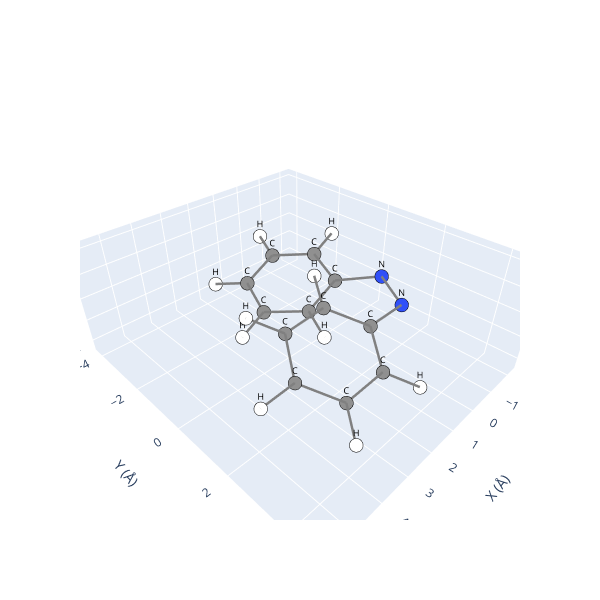

Write notebook code for a chart like this one.
### Code cell
# The create_cis() method automatically resolves steric clashes when rotating 
# to a specific angle, defined by the 'target_deg' parameter.

# We recommend using this function for geometries prone to collisions (steric hindrance),
# as it automatically adjusts adjacent rings to achieve a valid, clash-free conformation.
azo_sys.create_cis(target_deg=30, overwrite=True).view()

### Figure 1 — Plotly figure (JSON) as saved in the notebook; plotly's stock layout.template omitted (floating-point values rounded to 4 significant figures)
{"data": [{"hoverinfo": "text", "marker": {"color": ["#909090", "#909090", "#909090", "#909090", "#909090", "#909090", "#3050F8", "#3050F8", "#909090", "#909090", "#909090", "#909090", "#909090", "#909090", "#FFFFFF", "#FFFFFF", "#FFFFFF", "#FFFFFF", "#FFFFFF", "#FFFFFF", "#FFFFFF", "#FFFFFF", "#FFFFFF", "#FFFFFF"], "line": {"color": "black", "width": 1}, "size": 8}, "mode": "markers", "showlegend": false, "text": ["C", "C", "C", "C", "C", "C", "N", "N", "C", "C", "C", "C", "C", "C", "H", "H", "H", "H", "H", "H", "H", "H", "H", "H"], "type": "scatter3d", "x": [0.0, -0.4647, 0.3139, 1.553, 2.023, 1.255, -0.8036, -0.2927, 1.12, 1.78, 3.171, 3.927, 3.291, 1.896, -1.441, -0.04568, 2.153, 2.99, 1.66, 1.202, 3.659, 5.01, 3.879, 1.413], "y": [0.0, -1.293, -2.427, -2.292, -1.024, 0.1074, 1.108, 2.207, 2.207, 3.171, 3.146, 2.176, 1.213, 1.222, -1.421, -3.415, -3.171, -0.9089, 1.085, 3.942, 3.878, 2.164, 0.4434, 0.4374], "z": [0.0, 0.2943, 0.02114, -0.597, -0.926, -0.6225, 0.3884, 0.07646, 0.07646, -0.7001, -0.8582, -0.2096, 0.5726, 0.7015, 0.7525, 0.2999, -0.8227, -1.406, -0.873, -1.202, -1.498, -0.3185, 1.066, 1.279]}, {"hoverinfo": "none", "mode": "text", "showlegend": false, "text": ["C", "C", "C", "C", "C", "C", "N", "N", "C", "C", "C", "C", "C", "C", "H", "H", "H", "H", "H", "H", "H", "H", "H", "H"], "textfont": {"color": "black", "size": 9}, "type": "scatter3d", "x": [0.0, -0.4647, 0.3139, 1.553, 2.023, 1.255, -0.8036, -0.2927, 1.12, 1.78, 3.171, 3.927, 3.291, 1.896, -1.441, -0.04568, 2.153, 2.99, 1.66, 1.202, 3.659, 5.01, 3.879, 1.413], "y": [0.0, -1.293, -2.427, -2.292, -1.024, 0.1074, 1.108, 2.207, 2.207, 3.171, 3.146, 2.176, 1.213, 1.222, -1.421, -3.415, -3.171, -0.9089, 1.085, 3.942, 3.878, 2.164, 0.4434, 0.4374], "z": [0.0, 0.2943, 0.02114, -0.597, -0.926, -0.6225, 0.3884, 0.07646, 0.07646, -0.7001, -0.8582, -0.2096, 0.5726, 0.7015, 0.7525, 0.2999, -0.8227, -1.406, -0.873, -1.202, -1.498, -0.3185, 1.066, 1.279]}, {"hoverinfo": "none", "line": {"color": "gray", "width": 5}, "mode": "lines", "showlegend": false, "type": "scatter3d", "x": [1.553, 2.023], "y": [-2.292, -1.024], "z": [-0.597, -0.926]}, {"hoverinfo": "none", "line": {"color": "gray", "width": 5}, "mode": "lines", "showlegend": false, "type": "scatter3d", "x": [2.023, 1.553], "y": [-1.024, -2.292], "z": [-0.926, -0.597]}, {"hoverinfo": "none", "line": {"color": "gray", "width": 5}, "mode": "lines", "showlegend": false, "type": "scatter3d", "x": [-1.441, -0.4647], "y": [-1.421, -1.293], "z": [0.7525, 0.2943]}, {"hoverinfo": "none", "line": {"color": "gray", "width": 5}, "mode": "lines", "showlegend": false, "type": "scatter3d", "x": [1.255, 2.023], "y": [0.1074, -1.024], "z": [-0.6225, -0.926]}, {"hoverinfo": "none", "line": {"color": "gray", "width": 5}, "mode": "lines", "showlegend": false, "type": "scatter3d", "x": [3.291, 1.896], "y": [1.213, 1.222], "z": [0.5726, 0.7015]}, {"hoverinfo": "none", "line": {"color": "gray", "width": 5}, "mode": "lines", "showlegend": false, "type": "scatter3d", "x": [1.413, 1.896], "y": [0.4374, 1.222], "z": [1.279, 0.7015]}, {"hoverinfo": "none", "line": {"color": "gray", "width": 5}, "mode": "lines", "showlegend": false, "type": "scatter3d", "x": [1.553, 2.153], "y": [-2.292, -3.171], "z": [-0.597, -0.8227]}, {"hoverinfo": "none", "line": {"color": "gray", "width": 5}, "mode": "lines", "showlegend": false, "type": "scatter3d", "x": [3.291, 3.879], "y": [1.213, 0.4434], "z": [0.5726, 1.066]}, {"hoverinfo": "none", "line": {"color": "gray", "width": 5}, "mode": "lines", "showlegend": false, "type": "scatter3d", "x": [1.12, 1.78], "y": [2.207, 3.171], "z": [0.07646, -0.7001]}, {"hoverinfo": "none", "line": {"color": "gray", "width": 5}, "mode": "lines", "showlegend": false, "type": "scatter3d", "x": [1.202, 1.78], "y": [3.942, 3.171], "z": [-1.202, -0.7001]}, {"hoverinfo": "none", "line": {"color": "gray", "width": 5}, "mode": "lines", "showlegend": false, "type": "scatter3d", "x": [1.78, 1.12], "y": [3.171, 2.207], "z": [-0.7001, 0.07646]}, {"hoverinfo": "none", "line": {"color": "gray", "width": 5}, "mode": "lines", "showlegend": false, "type": "scatter3d", "x": [0, 1.255], "y": [0, 0.1074], "z": [0, -0.6225]}, {"hoverinfo": "none", "line": {"color": "gray", "width": 5}, "mode": "lines", "showlegend": false, "type": "scatter3d", "x": [-0.4647, 0], "y": [-1.293, 0], "z": [0.2943, 0]}, {"hoverinfo": "none", "line": {"color": "gray", "width": 5}, "mode": "lines", "showlegend": false, "type": "scatter3d", "x": [3.171, 1.78], "y": [3.146, 3.171], "z": [-0.8582, -0.7001]}, {"hoverinfo": "none", "line": {"color": "gray", "width": 5}, "mode": "lines", "showlegend": false, "type": "scatter3d", "x": [-0.04568, 0.3139], "y": [-3.415, -2.427], "z": [0.2999, 0.02114]}, {"hoverinfo": "none", "line": {"color": "gray", "width": 5}, "mode": "lines", "showlegend": false, "type": "scatter3d", "x": [1.896, 1.12], "y": [1.222, 2.207], "z": [0.7015, 0.07646]}, {"hoverinfo": "none", "line": {"color": "gray", "width": 5}, "mode": "lines", "showlegend": false, "type": "scatter3d", "x": [1.896, 1.413], "y": [1.222, 0.4374], "z": [0.7015, 1.279]}, {"hoverinfo": "none", "line": {"color": "gray", "width": 5}, "mode": "lines", "showlegend": false, "type": "scatter3d", "x": [3.659, 3.171], "y": [3.878, 3.146], "z": [-1.498, -0.8582]}, {"hoverinfo": "none", "line": {"color": "gray", "width": 5}, "mode": "lines", "showlegend": false, "type": "scatter3d", "x": [2.023, 1.255], "y": [-1.024, 0.1074], "z": [-0.926, -0.6225]}, {"hoverinfo": "none", "line": {"color": "gray", "width": 5}, "mode": "lines", "showlegend": false, "type": "scatter3d", "x": [1.255, 0], "y": [0.1074, 0], "z": [-0.6225, 0]}, {"hoverinfo": "none", "line": {"color": "gray", "width": 5}, "mode": "lines", "showlegend": false, "type": "scatter3d", "x": [2.023, 2.99], "y": [-1.024, -0.9089], "z": [-0.926, -1.406]}, {"hoverinfo": "none", "line": {"color": "gray", "width": 5}, "mode": "lines", "showlegend": false, "type": "scatter3d", "x": [1.255, 1.66], "y": [0.1074, 1.085], "z": [-0.6225, -0.873]}, {"hoverinfo": "none", "line": {"color": "gray", "width": 5}, "mode": "lines", "showlegend": false, "type": "scatter3d", "x": [0, -0.4647], "y": [0, -1.293], "z": [0, 0.2943]}, {"hoverinfo": "none", "line": {"color": "gray", "width": 5}, "mode": "lines", "showlegend": false, "type": "scatter3d", "x": [1.78, 3.171], "y": [3.171, 3.146], "z": [-0.7001, -0.8582]}, {"hoverinfo": "none", "line": {"color": "gray", "width": 5}, "mode": "lines", "showlegend": false, "type": "scatter3d", "x": [-0.4647, 0.3139], "y": [-1.293, -2.427], "z": [0.2943, 0.02114]}, {"hoverinfo": "none", "line": {"color": "gray", "width": 5}, "mode": "lines", "showlegend": false, "type": "scatter3d", "x": [3.171, 3.927], "y": [3.146, 2.176], "z": [-0.8582, -0.2096]}, {"hoverinfo": "none", "line": {"color": "gray", "width": 5}, "mode": "lines", "showlegend": false, "type": "scatter3d", "x": [0.3139, -0.4647], "y": [-2.427, -1.293], "z": [0.02114, 0.2943]}, {"hoverinfo": "none", "line": {"color": "gray", "width": 5}, "mode": "lines", "showlegend": false, "type": "scatter3d", "x": [1.78, 1.202], "y": [3.171, 3.942], "z": [-0.7001, -1.202]}, {"hoverinfo": "none", "line": {"color": "gray", "width": 5}, "mode": "lines", "showlegend": false, "type": "scatter3d", "x": [3.927, 3.171], "y": [2.176, 3.146], "z": [-0.2096, -0.8582]}, {"hoverinfo": "none", "line": {"color": "gray", "width": 5}, "mode": "lines", "showlegend": false, "type": "scatter3d", "x": [2.153, 1.553], "y": [-3.171, -2.292], "z": [-0.8227, -0.597]}, {"hoverinfo": "none", "line": {"color": "gray", "width": 5}, "mode": "lines", "showlegend": false, "type": "scatter3d", "x": [-0.4647, -1.441], "y": [-1.293, -1.421], "z": [0.2943, 0.7525]}, {"hoverinfo": "none", "line": {"color": "gray", "width": 5}, "mode": "lines", "showlegend": false, "type": "scatter3d", "x": [3.171, 3.659], "y": [3.146, 3.878], "z": [-0.8582, -1.498]}, {"hoverinfo": "none", "line": {"color": "gray", "width": 5}, "mode": "lines", "showlegend": false, "type": "scatter3d", "x": [-0.8036, -0.2927], "y": [1.108, 2.207], "z": [0.3884, 0.07646]}, {"hoverinfo": "none", "line": {"color": "gray", "width": 5}, "mode": "lines", "showlegend": false, "type": "scatter3d", "x": [-0.2927, -0.8036], "y": [2.207, 1.108], "z": [0.07646, 0.3884]}, {"hoverinfo": "none", "line": {"color": "gray", "width": 5}, "mode": "lines", "showlegend": false, "type": "scatter3d", "x": [1.553, 0.3139], "y": [-2.292, -2.427], "z": [-0.597, 0.02114]}, {"hoverinfo": "none", "line": {"color": "gray", "width": 5}, "mode": "lines", "showlegend": false, "type": "scatter3d", "x": [3.291, 3.927], "y": [1.213, 2.176], "z": [0.5726, -0.2096]}, {"hoverinfo": "none", "line": {"color": "gray", "width": 5}, "mode": "lines", "showlegend": false, "type": "scatter3d", "x": [5.01, 3.927], "y": [2.164, 2.176], "z": [-0.3185, -0.2096]}, {"hoverinfo": "none", "line": {"color": "gray", "width": 5}, "mode": "lines", "showlegend": false, "type": "scatter3d", "x": [2.99, 2.023], "y": [-0.9089, -1.024], "z": [-1.406, -0.926]}, {"hoverinfo": "none", "line": {"color": "gray", "width": 5}, "mode": "lines", "showlegend": false, "type": "scatter3d", "x": [3.879, 3.291], "y": [0.4434, 1.213], "z": [1.066, 0.5726]}, {"hoverinfo": "none", "line": {"color": "gray", "width": 5}, "mode": "lines", "showlegend": false, "type": "scatter3d", "x": [1.12, -0.2927], "y": [2.207, 2.207], "z": [0.07646, 0.07646]}, {"hoverinfo": "none", "line": {"color": "gray", "width": 5}, "mode": "lines", "showlegend": false, "type": "scatter3d", "x": [0, -0.8036], "y": [0, 1.108], "z": [0, 0.3884]}, {"hoverinfo": "none", "line": {"color": "gray", "width": 5}, "mode": "lines", "showlegend": false, "type": "scatter3d", "x": [0.3139, 1.553], "y": [-2.427, -2.292], "z": [0.02114, -0.597]}, {"hoverinfo": "none", "line": {"color": "gray", "width": 5}, "mode": "lines", "showlegend": false, "type": "scatter3d", "x": [1.12, 1.896], "y": [2.207, 1.222], "z": [0.07646, 0.7015]}, {"hoverinfo": "none", "line": {"color": "gray", "width": 5}, "mode": "lines", "showlegend": false, "type": "scatter3d", "x": [3.927, 3.291], "y": [2.176, 1.213], "z": [-0.2096, 0.5726]}, {"hoverinfo": "none", "line": {"color": "gray", "width": 5}, "mode": "lines", "showlegend": false, "type": "scatter3d", "x": [3.927, 5.01], "y": [2.176, 2.164], "z": [-0.2096, -0.3185]}, {"hoverinfo": "none", "line": {"color": "gray", "width": 5}, "mode": "lines", "showlegend": false, "type": "scatter3d", "x": [1.896, 3.291], "y": [1.222, 1.213], "z": [0.7015, 0.5726]}, {"hoverinfo": "none", "line": {"color": "gray", "width": 5}, "mode": "lines", "showlegend": false, "type": "scatter3d", "x": [-0.8036, 0], "y": [1.108, 0], "z": [0.3884, 0]}, {"hoverinfo": "none", "line": {"color": "gray", "width": 5}, "mode": "lines", "showlegend": false, "type": "scatter3d", "x": [0.3139, -0.04568], "y": [-2.427, -3.415], "z": [0.02114, 0.2999]}, {"hoverinfo": "none", "line": {"color": "gray", "width": 5}, "mode": "lines", "showlegend": false, "type": "scatter3d", "x": [1.66, 1.255], "y": [1.085, 0.1074], "z": [-0.873, -0.6225]}, {"hoverinfo": "none", "line": {"color": "gray", "width": 5}, "mode": "lines", "showlegend": false, "type": "scatter3d", "x": [-0.2927, 1.12], "y": [2.207, 2.207], "z": [0.07646, 0.07646]}], "layout": {"height": 600, "scene": {"xaxis": {"range": [-2.441, 6.01], "title": {"text": "X (Å)"}}, "yaxis": {"range": [-4.415, 4.942], "title": {"text": "Y (Å)"}}, "zaxis": {"range": [-2.498, 2.279], "title": {"text": "Z (Å)"}}}, "width": 600}}
